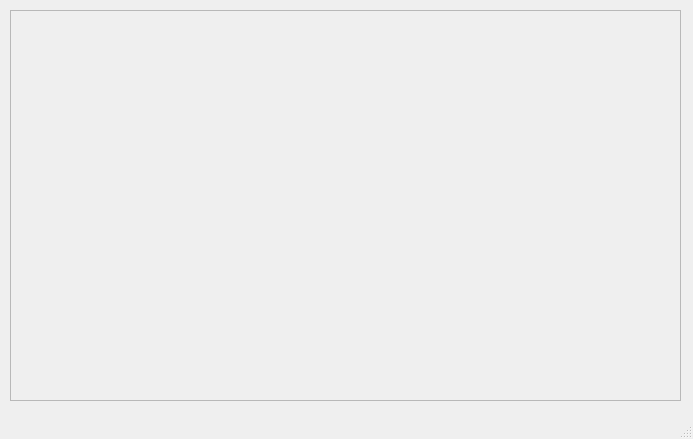
<?xml version="1.0" encoding="UTF-8"?>
<ui version="4.0">
 <class>PlotWin</class>
 <widget class="QMainWindow" name="PlotWin">
  <property name="geometry">
   <rect>
    <x>0</x>
    <y>0</y>
    <width>693</width>
    <height>439</height>
   </rect>
  </property>
  <property name="windowTitle">
   <string>MainWindow</string>
  </property>
  <widget class="QWidget" name="centralwidget">
   <widget class="QFrame" name="plotFrame">
    <property name="geometry">
     <rect>
      <x>10</x>
      <y>10</y>
      <width>671</width>
      <height>391</height>
     </rect>
    </property>
    <property name="frameShape">
     <enum>QFrame::StyledPanel</enum>
    </property>
    <property name="frameShadow">
     <enum>QFrame::Raised</enum>
    </property>
   </widget>
  </widget>
  <widget class="QMenuBar" name="menubar">
   <property name="geometry">
    <rect>
     <x>0</x>
     <y>0</y>
     <width>693</width>
     <height>18</height>
    </rect>
   </property>
  </widget>
  <widget class="QStatusBar" name="statusbar"/>
 </widget>
 <resources/>
 <connections/>
</ui>
